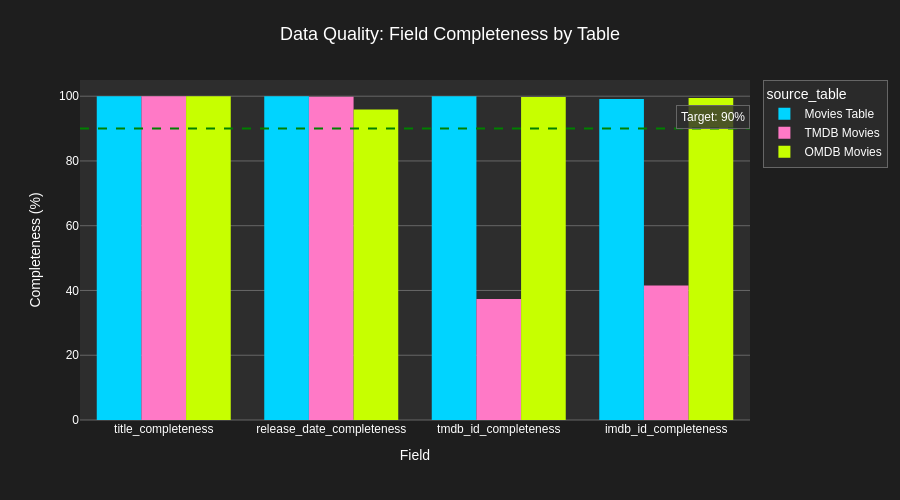

This figure's notebook cell:
### Markdown cell above
## 4. Data Quality Metrics

Field completeness across different tables.

### Code cell
# Get data quality metrics
quality_df = get_data_quality_metrics()

print("\n📈 Data Quality Metrics (Field Completeness %)\n")
print(quality_df.to_string(index=False))

# Visualize quality metrics
if len(quality_df) > 0:
    # Melt dataframe for easier plotting
    quality_melted = quality_df.melt(
        id_vars=['source_table', 'total_records'],
        var_name='metric',
        value_name='completeness_pct'
    )

    fig = px.bar(
        quality_melted,
        x='metric',
        y='completeness_pct',
        color='source_table',
        barmode='group',
        title='Data Quality: Field Completeness by Table',
        labels={'completeness_pct': 'Completeness (%)', 'metric': 'Field'},
        height=500
    )

    fig.update_layout(yaxis_range=[0, 105])
    fig.add_hline(y=90, line_dash="dash", line_color="green", annotation_text="Target: 90%")
    fig.show()

### Figure 1 — Plotly figure (JSON) as saved in the notebook; plotly's stock layout.template omitted (floating-point values rounded to 4 significant figures)
{"data": [{"alignmentgroup": "True", "hovertemplate": "source_table=Movies Table<br>Field=%{x}<br>Completeness (%)=%{y}<extra></extra>", "legendgroup": "Movies Table", "marker": {"color": "#00d4ff", "pattern": {"shape": ""}}, "name": "Movies Table", "offsetgroup": "Movies Table", "orientation": "v", "showlegend": true, "textposition": "auto", "type": "bar", "x": ["title_completeness", "release_date_completeness", "tmdb_id_completeness", "imdb_id_completeness"], "xaxis": "x", "y": [100.0, 100.0, 100.0, 99.11], "yaxis": "y"}, {"alignmentgroup": "True", "hovertemplate": "source_table=TMDB Movies<br>Field=%{x}<br>Completeness (%)=%{y}<extra></extra>", "legendgroup": "TMDB Movies", "marker": {"color": "#ff79c6", "pattern": {"shape": ""}}, "name": "TMDB Movies", "offsetgroup": "TMDB Movies", "orientation": "v", "showlegend": true, "textposition": "auto", "type": "bar", "x": ["title_completeness", "release_date_completeness", "tmdb_id_completeness", "imdb_id_completeness"], "xaxis": "x", "y": [100.0, 99.8, 37.33, 41.5], "yaxis": "y"}, {"alignmentgroup": "True", "hovertemplate": "source_table=OMDB Movies<br>Field=%{x}<br>Completeness (%)=%{y}<extra></extra>", "legendgroup": "OMDB Movies", "marker": {"color": "#c7ff00", "pattern": {"shape": ""}}, "name": "OMDB Movies", "offsetgroup": "OMDB Movies", "orientation": "v", "showlegend": true, "textposition": "auto", "type": "bar", "x": ["title_completeness", "release_date_completeness", "tmdb_id_completeness", "imdb_id_completeness"], "xaxis": "x", "y": [100.0, 95.87, 99.76, 99.45], "yaxis": "y"}], "layout": {"annotations": [{"showarrow": false, "text": "Target: 90%", "x": 1, "xanchor": "right", "xref": "x domain", "y": 90, "yanchor": "bottom", "yref": "y"}], "barmode": "group", "height": 500, "legend": {"title": {"text": "source_table"}, "tracegroupgap": 0}, "shapes": [{"line": {"color": "green", "dash": "dash"}, "type": "line", "x0": 0, "x1": 1, "xref": "x domain", "y0": 90, "y1": 90, "yref": "y"}], "title": {"text": "Data Quality: Field Completeness by Table"}, "xaxis": {"anchor": "y", "domain": [0, 1], "title": {"text": "Field"}}, "yaxis": {"anchor": "x", "domain": [0, 1], "range": [0, 105], "title": {"text": "Completeness (%)"}}}}
